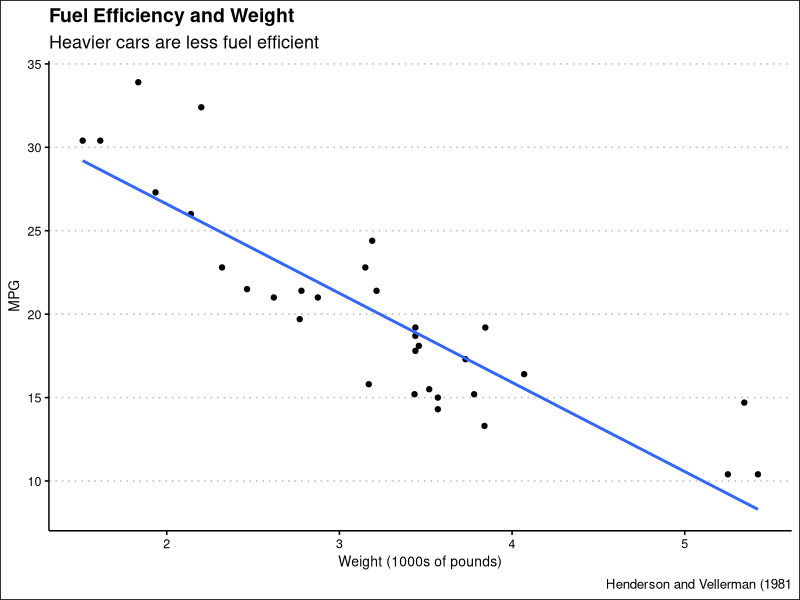

Here is the R script that generated this plot:
## ---- chunk 1
knitr::opts_chunk$set(echo = FALSE)
library(tidyverse)
library(ggthemes)

## ---- chunk 2
mtcars %>% select(mpg, wt) %>% 
ggplot(aes(x = wt, y = mpg))+
geom_point()+
geom_smooth(method = "lm", formula = y ~ x, se = FALSE)+
theme_clean()+
labs(title = "Fuel Efficiency and Weight",
    subtitle = "Heavier cars are less fuel efficient",
    x = "Weight (1000s of pounds)",
    y = "MPG",
    caption = "Henderson and Vellerman (1981")

